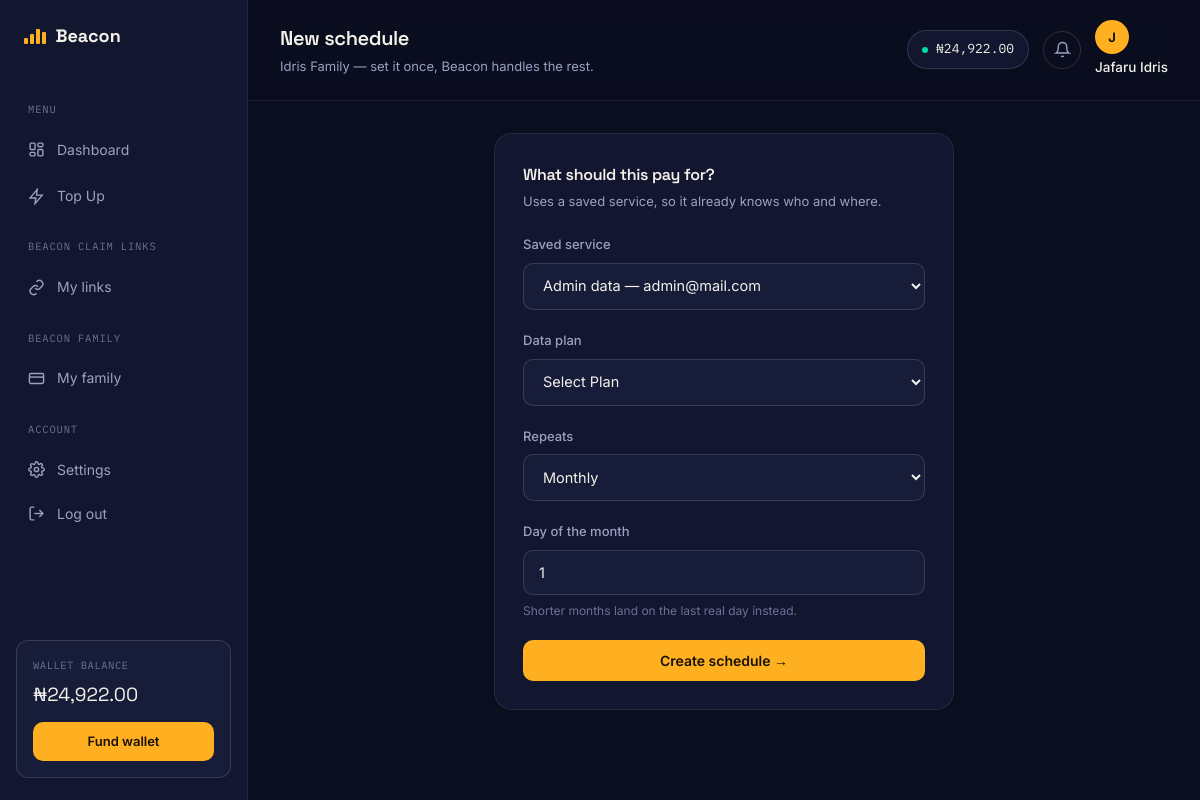
Page /commons/1/schedules/create/ (signed in) on the committed database.
### authentication/models.py (models this page shows, shortened)
class User(AbstractUser):
    email = models.EmailField(unique=True)
    phone_number = models.CharField(max_length=20, blank=True)
    is_email_verified = models.BooleanField(default=False)
    email_verification_token = models.CharField(max_length=100, blank=True, null=True)
    password_reset_token = models.CharField(max_length=100, blank=True, null=True)
    password_reset_expires = models.DateTimeField(blank=True, null=True)
    referral_code = models.CharField(max_length=20, unique=True, blank=True, null=True)
    referred_by = models.ForeignKey('self', on_delete=models.SET_NULL, blank=True, null=True, related_name='referrals')
    date_joined = models.DateTimeField(auto_now_add=True)
    last_login_ip = models.GenericIPAddressField(blank=True, null=True)
    transaction_pin_hash = models.CharField(
        max_length=128,
        blank=True,
        null=True,
        help_text="Hashed transaction PIN"
    )
    USERNAME_FIELD = 'email'
    REQUIRED_FIELDS = ['username']
    class Meta:
        ordering = ['-date_joined']
    def __str__(self):
        return self.email
    def get_full_name(self):
        if self.first_name or self.last_name:
            return f"{self.first_name} {self.last_name}".strip()
        return self.username

### wallet/models.py (models this page shows, shortened)
class Wallet(models.Model):
    user = models.OneToOneField(User, on_delete=models.CASCADE, related_name='wallet')
    balance = models.DecimalField(max_digits=12, decimal_places=2, default=0.00)
    total_funded = models.DecimalField(max_digits=12, decimal_places=2, default=0.00)
    total_spent = models.DecimalField(max_digits=12, decimal_places=2, default=0.00)
    is_active = models.BooleanField(default=True)
    created_at = models.DateTimeField(auto_now_add=True)
    updated_at = models.DateTimeField(auto_now=True)
    class Meta:
        verbose_name = 'Wallet'
        verbose_name_plural = 'Wallets'

### commons/models.py (models this page shows, shortened)
class Family(models.Model):
    name = models.CharField(max_length=100)
    owner = models.ForeignKey(User, on_delete=models.CASCADE, related_name='owned_families')
    created_at = models.DateTimeField(auto_now_add=True)
    updated_at = models.DateTimeField(auto_now=True)
    class Meta:
        verbose_name_plural = 'families'
        ordering = ['-created_at']

### commons/views.py (the view, shortened to what this page needs)
# urls.py: path('<int:family_id>/schedules/create/', views.create_schedule_view, name='create_schedule'),
@login_required
@require_http_methods(["GET", "POST"])
def create_schedule_view(request, family_id):
    family = get_object_or_404(Family, id=family_id)
    presets = MemberServicePreset.objects.filter(membership__family=family).select_related('membership__user')
    return render(request, 'beacon_family/create_schedule.html', {'family': family, 'presets': presets})

### core/context_processors.py (called while the page is built)
def site_settings(request):
    return {
        'site_settings': SiteSettings.load(),
        'theme': request.session.get('theme', 'light'),
    }

def notifications_count(request):
    count = 0
    if request.user.is_authenticated:
        count = Notification.objects.filter(user=request.user, is_read=False).count()
    return {'unread_notifications': count}

### core/models.py (called while the page is built)
    @classmethod
    def load(cls):
        obj, created = cls.objects.get_or_create(pk=1)
        return obj

### templates/beacon_family/create_schedule.html (shortened to what this page needs)
{% extends "base.html" %}
{% load static %}
{% block page_title %}New schedule{% endblock %}
{% block page_subtitle %}<p>{{ family.name }} — set it once, Beacon handles the rest.</p>{% endblock %}
{% block extra_head %}
<link rel="stylesheet" href="{% static 'css/family.css' %}">
{% endblock %}
{% block content %}
<div class="narrow-shell">
  <div class="buy-card">
    {% if presets %}
    <h3>What should this pay for?</h3>
    <p class="hint">Uses a saved service, so it already knows who and where.</p>
    <form method="post" action="{% url 'beacon_family:create_schedule' family_id=family.id %}" id="scheduleForm">
      <div class="form-group">
        <label for="id_preset">Saved service</label>
        <select name="preset" id="id_preset" class="form-select">
          {% for preset in presets %}
            <option data-category="{{ preset.service_type }}" data-api_id="{{ preset.provider.api_id }}" value="{{ preset.id }}">{{ preset.label }} — {{ preset.membership.user }}</option>
          {% endfor %}
        </select>
      </div>
      <div class="form-group" id="id_data_wrapper">
        <label for="id_service_plan">Data plan</label>
        <select name="service_plan" id="id_service_plan" class="form-select">
          <option>Select Plan</option>
        </select>
      </div>
      <div class="form-group">
        <label for="id_frequency">Repeats</label>
        <select name="frequency" id="id_frequency" class="form-select">
          <option value="monthly" selected>Monthly</option>
        </select>
      </div>
      <div class="form-group" id="dayOfMonthGroup">
        <label for="id_dom">Day of the month</label>
        <input type="number" name="day_of_month" id="id_dom" class="form-input" min="1" max="31" value="1">
        <div class="field-hint">Shorter months land on the last real day instead.</div>
      </div>
      <button startLoading type="submit" class="btn btn-primary btn-block">Create schedule →</button>
    </form>
    {% endif %}
  </div>
</div>
{% endblock %}

### templates/base.html (shortened to what this page needs)
{% load static %}
{% load humanize %}
<!DOCTYPE html>
<html lang="en">
<head>
<link rel="stylesheet" href="{% static 'css/style.css' %}">
<link rel="stylesheet" href="{% static 'css/native.css' %}">
{% block extra_head %}{% endblock %}
</head>
<body{% block body_attrs %}{% endblock %}>
<div class="app-shell">
  <aside class="sidebar" id="sidebar">
    <div class="sidebar-top-row">
      <a href="{% url 'dashboard:index' %}" class="logo">
        <span class="bars"><span></span><span></span><span></span><span></span></span>
        Beacon
      </a>
    </div>
    <nav class="side-nav">
      <div class="nav-label">Menu</div>
      <a href="{% url 'dashboard:index' %}" class="nav-link {% if active_nav == 'dashboard' %}active{% endif %}">
        <svg viewBox="0 0 24 24" fill="none" stroke="currentColor" stroke-width="2"><rect x="3" y="3" width="7" height="9" rx="1.5"/><rect x="14" y="3" width="7" height="5" rx="1.5"/><rect x="14" y="12" width="7" height="9" rx="1.5"/><rect x="3" y="16" width="7" height="5" rx="1.5"/></svg>
        Dashboard
      </a>
      <a href="{% url 'services:list' %}" class="nav-link {% if active_nav == 'buy' %}active{% endif %}">
        <svg viewBox="0 0 24 24" fill="none" stroke="currentColor" stroke-width="2"><path d="M13 2L3 14h8l-1 8 10-12h-8l1-8z"/></svg>
        Top Up
      </a>
      <div class="nav-label">Beacon Claim Links</div>
      <a href="{% url 'links:my_links' %}" class="nav-link {% if active_nav == 'claims' %}active{% endif %}">
        <svg viewBox="0 0 24 24" fill="none" stroke="currentColor" stroke-width="2"><path d="M10 13a5 5 0 007 0l3-3a5 5 0 00-7-7l-1 1"/><path d="M14 11a5 5 0 00-7 0l-3 3a5 5 0 007 7l1-1"/></svg>
        My links
      </a>
      <div class="nav-label">Beacon Family</div>
      <a href="{% url 'beacon_family:list' %}" class="nav-link {% if active_nav == 'wallet' %}active{% endif %}">
        <svg viewBox="0 0 24 24" fill="none" stroke="currentColor" stroke-width="2"><rect x="2" y="5" width="20" height="14" rx="2"/><path d="M2 10h20"/></svg>
        My family
      </a>
      <div class="nav-label">Account</div>
      <a href="{% url 'accounts:settings' %}" class="nav-link {% if active_nav == 'settings' %}active{% endif %}">
        Settings
      </a>
      <form method="post" action="{% url 'accounts:logout' %}" class="logout-form">
        <button type="submit" class="nav-link nav-link-btn">
          <svg viewBox="0 0 24 24" fill="none" stroke="currentColor" stroke-width="2"><path d="M9 21H5a2 2 0 01-2-2V5a2 2 0 012-2h4"/><path d="M16 17l5-5-5-5"/><path d="M21 12H9"/></svg>
          Log out
        </button>
      </form>
    </nav>
    <div class="sidebar-wallet">
      <div class="label">Wallet balance</div>
      <div class="amount">₦{{ user.wallet.balance|intcomma }}</div>
      <a href="{% url 'wallet:fund' %}" class="btn btn-primary btn-sm">Fund wallet</a>
    </div>
  </aside>
  <div class="app-main">
    <header class="app-topbar">
      <div class="topbar-title">
        <h1>{% block page_title %}Dashboard{% endblock %}</h1>
        {% block page_subtitle %}{% endblock %}
      </div>
      <div class="topbar-actions">
        <div class="wallet-chip">
          <span class="dot"></span> ₦{{ user.wallet.balance|intcomma }}
        </div>
        <a href="{% url 'notifications:list' %}" class="icon-btn" aria-label="Notifications">
          <svg viewBox="0 0 24 24" fill="none" stroke="currentColor" stroke-width="2"><path d="M18 8a6 6 0 00-12 0c0 7-3 9-3 9h18s-3-2-3-9"/><path d="M13.7 21a2 2 0 01-3.4 0"/></svg>
        </a>
        <div class="user-chip">
          <a href="{% url 'accounts:profile' %}">
            <div class="avatar">{{ user.get_full_name|slice:":1"|default:"U" }}</div>
            <span class="uname">{{ user.get_full_name|default:"Account" }}</span>
          </a>
        </div>
      </div>
    </header>
    <main class="app-content">
      {% block content %}{% endblock %}
    </main>
  </div>
</div>
</body>
</html>

### static/css/native.css (style rules this page uses)
html, body { overscroll-behavior-y: contain; }
* { -webkit-tap-highlight-color: transparent; }
button, a, .nav-link, .service-tab, .filter-tab, .pin-key, .provider-chip, .amount-chip, .plan-card, .qa-item, .qty-btn { -webkit-touch-callout: none; user-select: none; touch-action: manipulation; }
.app-topbar { padding-top: max(20px, env(safe-area-inset-top)); }
.sidebar { padding-top: max(22px, env(safe-area-inset-top)); padding-bottom: max(22px, env(safe-area-inset-bottom)); }

### static/css/family.css (style rules this page uses)
:root { --bg:#0B0E1F; --bg-elev:#12162E; --bg-elev-2:#171C38; --text:#F3F1EA; --text-dim:#9CA1C4; --text-dimmer:#6B7098; --amber:#FFB020; --mint:#00D9A3; --violet:#7C6CFF; --danger:#FF6B6B; --border:rgba(255,255,255,0.08); --border-strong:rgba(255,255,255,0.14); }
.narrow-shell { max-width:460px; margin:0 auto; }
.field-hint { color:var(--text-dimmer); font-size:12px; margin-top:6px; }

### rows in the picture
User: wallet.balance "24,922.00", get_full_name "J", get_full_name "Jafaru Idris"
Family: name "Idris Family"

### other values in the picture
form field preset "Admin data — admin@mail.com"
